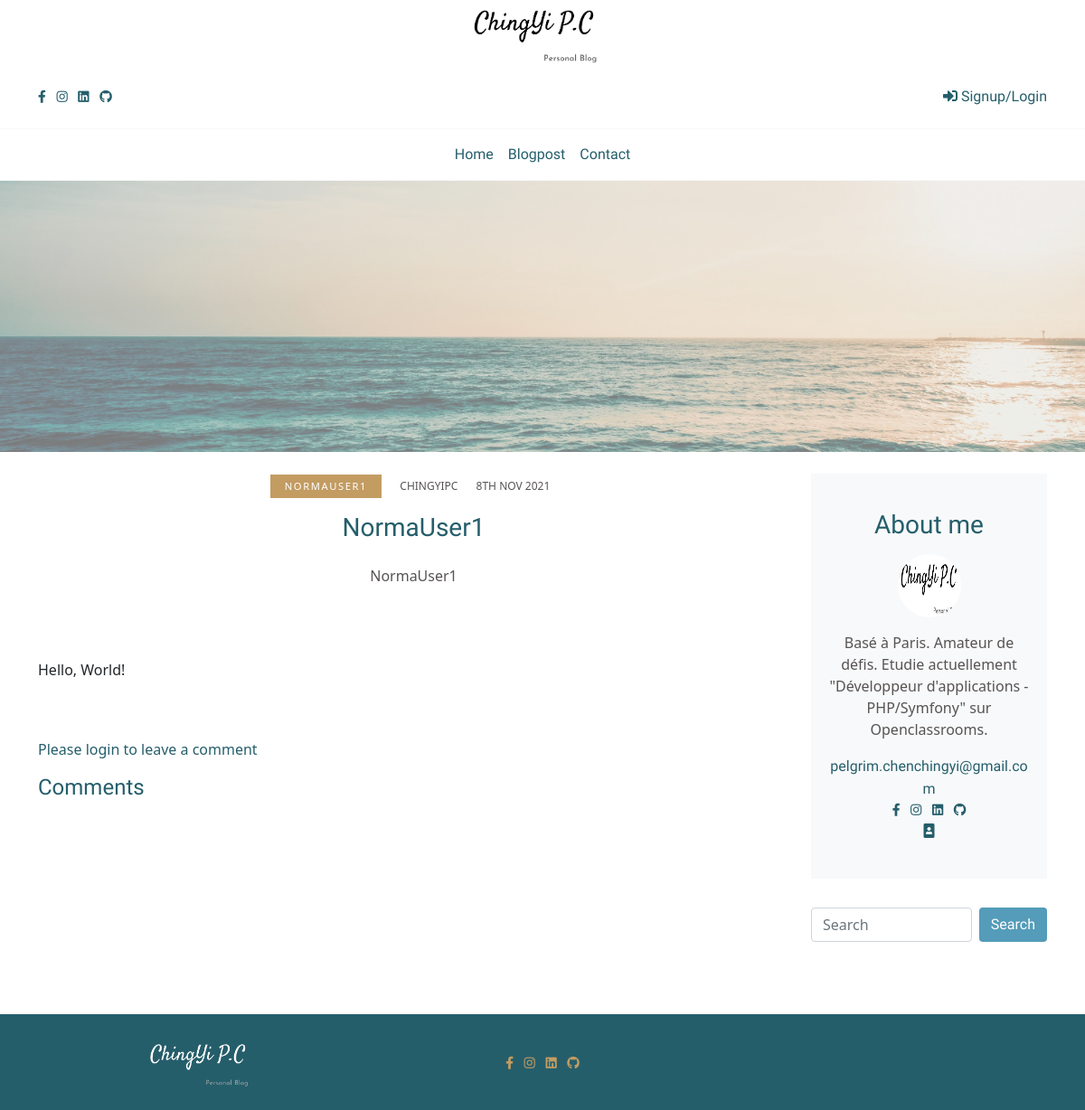
Page /project5PhpBlog/index.php?action=post&id=62 on the committed database.
### tables this page shows
CREATE TABLE `post` (
  `id` int(11) NOT NULL,
  `title` varchar(200) NOT NULL,
  `chapo` longtext NOT NULL,
  `content` longtext NOT NULL,
  `image` varchar(255) DEFAULT NULL,
  `date_create` datetime NOT NULL,
  `date_update` datetime NOT NULL DEFAULT CURRENT_TIMESTAMP,
  `user_id` int(11) NOT NULL,
  `category` varchar(45) NOT NULL
);

CREATE TABLE `user` (
  `id` int(11) NOT NULL,
  `first_name` varchar(45) NOT NULL,
  `last_name` varchar(60) NOT NULL,
  `user_name` varchar(60) NOT NULL,
  `email` varchar(100) NOT NULL,
  `password` varchar(255) NOT NULL,
  `date_create` datetime NOT NULL,
  `user_type_id` int(11) DEFAULT '2',
  `reset_token` varchar(255) DEFAULT NULL
);

### project5PhpBlog/src/controllers/FrontendControllers.php (called while the page is built, shortened)
<?php
class FrontendControllers
{
    public function listAPost()
    {
        $postManager = new PostManager();
        $post = $postManager->getPost(filter_var($_GET['id'],FILTER_SANITIZE_STRING));
        require('src/views/frontend/singlepost.php');
    }
}

### project5PhpBlog/src/models/postManager.php (called while the page is built, shortened)
<?php
class PostManager extends DatabaseManager
{
    function getPost($postId)
    {
        $db = $this->dbConnect();
        $statement = $db->prepare('SELECT post.id, image,title, category, chapo, USER.user_name, content,  DATE_FORMAT(post.date_create, "%D %b %Y") AS creation_date
    FROM `post` JOIN USER WHERE USER.id = `post`.`user_id` AND post.id=?');
        $statement->execute(array($postId));
        $values = $statement->fetch(PDO::FETCH_ASSOC);
        $post = new Posts($values);
        return $post;
    }
}

### project5PhpBlog/src/models/Blogs.php (called while the page is built, shortened)
<?php
class Blogs
{
    public function hydrate(array $values)
    {
        foreach ($values as $key => $value) {
            $pieces = explode('_', $key);
            if (strpos($key, '_') !== false) {
                $method = 'set';
                foreach ($pieces as $piece) {
                    $method = $method . ucfirst($piece);
                }
            } else {
                $method = 'set' . ucfirst($key);
            }
        }
    }
}

### project5PhpBlog/src/models/Posts.php (called while the page is built, shortened)
<?php
class Posts extends Blogs
{
    private $title;
    private $category;
    private $chapo;
    private $user_name;
    private $content;
    private $creation_date;
    public function setId($id)
    {
        $id = (int) $id;
    }
    public function setTitle($title)
    {
        if (is_string($title)) {
            $this->title = $title;
        }
    }
    public function getTitle()
    {
        return $this->title;
    }
    public function setCategory($category)
    {
        if (is_string($category)) {
            $this->category = $category;
        }
    }
    public function getCategory()
    {
        return $this->category;
    }
    public function setChapo($chapo)
    {
        if (is_string($chapo)) {
            $this->chapo = $chapo;
        }
    }
    public function getChapo()
    {
        return $this->chapo;
    }
    public function setUserName($user_name)
    {
        if (is_string($user_name)) {
            $this->user_name = $user_name;
        }
    }
    public function getUserName()
    {
        return $this->user_name;
    }
    public function setContent($content)
    {
        if (is_string($content)) {
            $this->content = $content;
        }
    }
    public function getContent()
    {
        return $this->content;
    }
    public function setCreationDate($creation_date)
    {
        $this->creation_date = $creation_date;
    }
    public function getCreationDate()
    {
        return $this->creation_date;
    }
}

### project5PhpBlog/src/Models/Session.php (called while the page is built, shortened)
<?php
class Session
{
    public static function get($key)
    {
        return (isset($_SESSION[$key])) ? $_SESSION[$key] : "";
    }
}

### project5PhpBlog/src/views/frontend/singlepost.php (the view, shortened to what this page needs)
<div class="pb-4 "><img class="img-fluid" src="public/img/sea.png" alt="banner" /></div>
<section class="pb-5">
    <div class="container pb-4">
        <div class="row">
            <div class="col-lg-9 mb-5 mb-lg-0 mx-auto">
                <div class="row mb-5">
                    <div class="col-lg-12 text-center">
                        <ul class="list-inline">
                            <li class="list-inline-item mr-2 category font-weight-normal"> <?= filter_var($post->getCategory(), FILTER_SANITIZE_STRING); ?> </li>
                            <li class="list-inline-item mx-2 text-uppercase meta font-weight-normal"><?= filter_var($post->getUserName(), FILTER_SANITIZE_STRING); ?></li>
                            <li class="list-inline-item mx-2 text-uppercase meta font-weight-normal"><?= filter_var($post->getCreationDate(), FILTER_SANITIZE_STRING); ?></li>
                        </ul>
                    </div>
                    <div class="col-lg-12 text-center">
                        <h2 class="h3 mb-4"> <a class="d-block blogtitle" href=""><?= filter_var($post->getTitle(), FILTER_SANITIZE_STRING); ?></a></h2>
                        <p class="blogtext"><?= filter_var($post->getChapo(), FILTER_SANITIZE_STRING); ?></p>
                    </div>
                    <div class="col-lg-12 text-center"><a class="d-block post-trending mb-4" href=""><img class="img-fluid w-100" src="<?= filter_var($post->getImage(), FILTER_SANITIZE_STRING); ?>" alt="" /></a>
                    </div>
                    <div class="col-lg-12">
                        <p class="blogtext"><?= $post->getContent(); ?></p>
                    </div>
                </div>
                <?php if (!empty(Session::get('username'))) : ?>
                    <?php if (!empty(Session::get('success_message'))) { ?>
                        <div class="success-message" style="margin-bottom: 15px;font-size: 20px;color: green;"><?= filter_var(Session::get('success_message'), FILTER_SANITIZE_STRING); ?></div>
                    <?php
                        Session::del('success_message');
                    }
                    ?>
                    <form method="post" action="index.php?action=leavecomment&amp;id=<?= filter_var($post->getId(), FILTER_SANITIZE_STRING); ?>">
                        <h3 class="cardtitle">Leave a comment</h3>
                        <div class="row mb-3">
                            <div class="col-lg-12 mb-3">
                                <input class="form-control" type="text" name="author" placeholder="Full Name e.g. Jason Doe" value="<?= filter_var(Session::get('username'), FILTER_SANITIZE_STRING); ?>" required>
                            </div>
                            <div class="col-lg-12 mb-3">
                                <textarea class="form-control" name="comment" rows="5" placeholder="Leave your comment" value="<?= filter_var($comment, FILTER_SANITIZE_STRING) ?>" required></textarea>
                            </div>
                            <div class="col-lg-12 mb-3">
                                <button class="btn button" type="submit">Submit your comment</button>
                            </div>
                        </div>
                    </form>
                <?php else : ?>
                    <p class="admin-title">Please login to leave a comment</p>
                <?php endif; ?>
                <h3 class="h4 mb-4 cardtitle">Comments</h3>
            </div>
            <?php include_once 'src/views/frontend/_about.php'; ?>
        </div>
</section>
<?php require('src/views/frontend/_frontendLayout.php'); ?>

### project5PhpBlog/public/css/style.css (style rules this page uses)
section { overflow: hidden; position: relative; }
.cardtitle { font-family: "Satisfy", sans-serif; color: #255e6b; }
.category { padding: 0.3rem 1rem; text-decoration: none; color: #fff; background: #c39c62; text-transform: uppercase; letter-spacing: 0.1rem; font-size: 0.7rem; }
.meta { text-transform: uppercase; text-decoration: none; color: #575353; font-size: 0.75rem; }
.blogtitle { font-family: "Satisfy", sans-serif; text-decoration: none; color: #255e6b; }
.blogtext { color: #575353; }
.admin-title { color: #255e6b; }

### rows in the picture
post: category "NORMAUSER1", user.user_name "CHINGYIPC", title "NormaUser1", chapo "NormaUser1", content "Hello, World!"

### other values in the picture
filter_var($post->getCreationDate(), FILTER_SANITIZE_STRING) "8TH NOV 2021"
